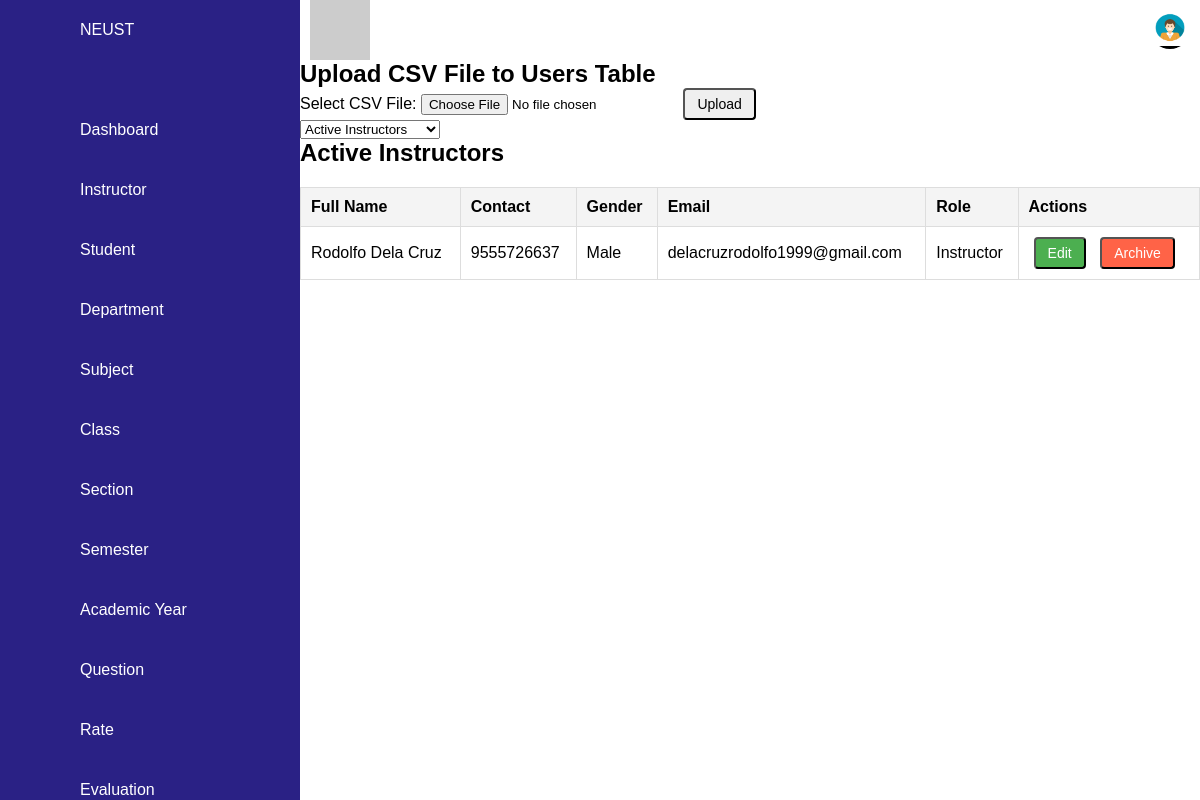
Page /instructor.php on the committed database.
### tables this page shows
CREATE TABLE `users` (
  `user_id` int(11) NOT NULL,
  `fname` varchar(100) NOT NULL,
  `mname` varchar(100) DEFAULT NULL,
  `lname` varchar(100) NOT NULL,
  `suffixname` varchar(20) DEFAULT NULL,
  `contact_no` varchar(20) NOT NULL,
  `houseno` int(20) NOT NULL,
  `street` varchar(100) NOT NULL,
  `barangay` varchar(100) NOT NULL,
  `city` varchar(100) NOT NULL,
  `province` varchar(100) NOT NULL,
  `postalcode` varchar(25) NOT NULL,
  `birthdate` date NOT NULL DEFAULT curdate(),
  `gender` enum('Female','Male') NOT NULL,
  `role` enum('Admin','Student','Instructor') NOT NULL,
  `email` varchar(100) NOT NULL,
  `password` varchar(100) DEFAULT NULL,
  `is_archived` tinyint(1) DEFAULT 0
);

### instructor.php (the view, shortened to what this page needs)
<?php
$servername = "localhost";
$username = "root";
$password = "";
$dbname = "cap";
$conn = new mysqli($servername, $username, $password, $dbname);
$filter = isset($_GET['status']) ? $_GET['status'] : 'active';
if ($filter == 'archived') {
    $sql = "SELECT * FROM users WHERE is_archived = 1 AND role = 'instructor'";
} else {
    $sql = "SELECT * FROM users WHERE is_archived = 0 AND role = 'instructor'";
}
$result = $conn->query($sql);
?>
<!DOCTYPE html>
<html lang="en">
<head>
    <link rel="stylesheet" href="style.css">
</head>
<body>
<div class="containerr">
    <div class="navigation">
        <ul>
            <li>
                <a href="index.php">
                    <span class="icon"><ion-icon name="school"></ion-icon></span>
                    <span class="title">NEUST</span>
                </a>
            </li>
            <li id="dashboard">
                <a href="dashboard.php"><span class="icon"><ion-icon name="home"></ion-icon></span><span class="title">Dashboard</span></a>
            </li>
            <li id="instructor">
                <a href="instructor.php"><span class="icon"><ion-icon name="person-add"></ion-icon></span><span class="title">Instructor</span></a>
            </li>
            <li id="student">
                <a href="student.php"><span class="icon"><ion-icon name="person-add"></ion-icon></span><span class="title">Student</span></a>
            </li>
            <li id="department">
                <a href="department.php"><span class="icon"><ion-icon name="desktop"></ion-icon></span><span class="title">Department</span></a>
            </li>
            <li id="subject">
                <a href="subject.php"><span class="icon"><ion-icon name="desktop"></ion-icon></span><span class="title">Subject</span></a>
            </li>
            <li id="class">
                <a href="class.php"><span class="icon"><ion-icon name="desktop"></ion-icon></span><span class="title">Class</span></a>
            </li>
            <li id="section">
                <a href="section.php"><span class="icon"><ion-icon name="desktop"></ion-icon></span><span class="title">Section</span></a>
            </li>
            <li id="semester">
                <a href="semester.php"><span class="icon"><ion-icon name="desktop"></ion-icon></span><span class="title">Semester</span></a>
            </li>
            <li id="academic">
                <a href="acad_year.php"><span class="icon"><ion-icon name="desktop"></ion-icon></span><span class="title">Academic Year</span></a>
            </li>
            <li id="question">
                <a href="question.php"><span class="icon"><ion-icon name="desktop"></ion-icon></span><span class="title">Question</span></a>
            </li>
            <li id="rate">
                <a href="rate.php"><span class="icon"><ion-icon name="desktop"></ion-icon></span><span class="title">Rate</span></a>
            </li>
            <li id="evaluation">
                <a href="evaluation.php"><span class="icon"><ion-icon name="desktop"></ion-icon></span><span class="title">Evaluation</span></a>
            </li>
        </ul>
    </div>
    <div class="main">
        <div class="topbar">
            <div class="toggle">
            </div>
            <div class="user">
                <div class="dropdown">
                    <button class="dropdown-btn">
                        <img src="/img/admin.jpg" alt="User Profile" class="profile-img">
                    </button>
                </div>
            </div>
        </div>
        <h2>Upload CSV File to Users Table</h2>
        <form action="" method="POST" enctype="multipart/form-data">
            <label for="csvFile">Select CSV File:</label>
            <input type="file" name="csvFile" id="csvFile" required>
            <button type="submit" name="submit" class="btn btn-primary">Upload</button>
        </form>
        <form method="GET">
            <select name="status" onchange="this.form.submit()">
                <option value="active" <?php echo ($filter == 'active') ? 'selected' : ''; ?>>Active Instructors</option>
            </select>
        </form>
        <h2><?php echo ucfirst($filter); ?> Instructors</h2>
        <div class="table-wrapper">
            <table class="table table-bordered">
                <thead>
                    <tr>
                        <th>Full Name</th>
                        <th>Contact</th>
                        <th>Gender</th>
                        <th>Email</th>
                        <th>Role</th>
                        <th>Actions</th>
                    </tr>
                </thead>
                <tbody>
                    <?php if ($result->num_rows > 0): ?>
                        <?php while($row = $result->fetch_assoc()): ?>
                            <tr>
                                <td><?php echo $row['fname'] . ' ' . $row['mname'] . ' ' . $row['lname']. ' ' . $row['suffixname']; ?></td>
                                <td><?php echo $row['contact_no']; ?></td>
                                <td><?php echo $row['gender']; ?></td>
                                <td><?php echo $row['email']; ?></td>
                                <td><?php echo $row['role']; ?></td>
                                <td>
                                    <?php if ($row['is_archived'] == 0): ?>
                                        <button class="btn btn-success edit-btn" onclick="openEditModal(<?php echo $row['user_id']; ?>, '<?php echo $row['fname']; ?>', '<?php echo $row['mname']; ?>', '<?php echo $row['lname']; ?>', '<?php echo $row['suffixname']; ?>',  '<?php echo $row['contact_no']; ?>', '<?php echo $row['houseno']; ?>', '<?php echo $row['street']; ?>', '<?php echo $row['barangay']; ?>', '<?php echo $row['city']; ?>', '<?php echo $row['province']; ?>', '<?php echo $row['postalcode']; ?>', '<?php echo $row['birthdate']; ?>', '<?php echo $row['gender']; ?>', '<?php echo $row['email']; ?>', '<?php echo $row['role']; ?>')">Edit</button>
                                        <a href="instructor.php?archive=true&user_id=<?php echo $row['user_id']; ?>">
                                            <button class="btn btn-danger archive-btn">Archive</button>
                                        </a>
                                    <?php elseif ($row['is_archived'] == 1): ?>
                                        <a href="instructor.php?restore=true&user_id=<?php echo $row['user_id']; ?>">
                                            <button class="btn btn-success edit-btn">Restore</button>
                                        </a>
                                    <?php endif; ?>
                                </td>
                            </tr>
                        <?php endwhile; ?>
                    <?php else: ?>
                        <tr><td colspan="6">No instructors found</td></tr>
                    <?php endif; ?>
                </tbody>
            </table>
        </div>
    </div>
</div>
</body>
</html>

### style.css (style rules this page uses)
* { font-family: "Ubuntu", sans-serif; margin: 0; padding: 0; box-sizing: border-box; }
:root { --blue: #2a2185; --white: #fff; --gray: #f5f5f5; --black1: #222; --black2: #999; --primary-blue: #003b5c; --secondary-yellow: #f8c51c; --accent-light-blue: #5b8c9b; --background-color: #f4f4f4; }
body { min-height: 100vh; overflow-x: hidden; }
.navigation { position: fixed; width: 300px; height: 100%; background: var(--blue); border-left: 10px solid var(--blue); transition: 0.5s; overflow: auto; }
.navigation ul { position: absolute; top: 0; left: 0; width: 100%; }
.navigation ul li { position: relative; width: 100%; list-style: none; border-top-left-radius: 30px; border-bottom-left-radius: 30px; }
.navigation ul li:nth-child(1) { margin-bottom: 40px; pointer-events: none; }
.navigation ul li a { position: relative; display: block; width: 100%; display: flex; text-decoration: none; color: var(--white); }
.navigation ul li a .icon { position: relative; display: block; min-width: 60px; height: 60px; line-height: 73px; text-align: center; }
.navigation ul li a .title { display: block; padding: 0 10px; height: 60px; line-height: 60px; text-align: start; white-space: nowrap; }
li#student > a { cursor: pointer; }
.main { position: absolute; width: calc(100% - 300px); left: 300px; min-height: 100vh; background: var(--white); transition: 0.5s; }
.topbar { width: 100%; height: 60px; display: flex; justify-content: space-between; align-items: center; padding: 0 10px; }
.toggle { position: relative; width: 60px; height: 60px; background: #ccc; display: flex; justify-content: center; align-items: center; font-size: 2.5rem; cursor: pointer; }
.dropdown-btn { background: none; border: none; cursor: pointer; padding: 0; display: block; z-index: 10; }
.profile-img { width: 40px; height: 40px; border-radius: 50%; }
.btn { text-decoration: none; padding: 6px 12px; margin: 0 5px; border-radius: 4px; font-size: 14px; display: inline-block; text-align: center; transition: all 0.3s ease; }
.edit-btn { background-color: #4CAF50; color: white; }
.archive-btn { background-color: #f44336; color: white; }
th, td { padding: 10px; text-align: left; }
th { background-color: #f4f4f4; }
td { border-bottom: 1px solid #ddd; }
table { width: 100%; margin-top: 20px; border-collapse: collapse; }
table, th, td { border: 1px solid #ddd; }
.archive-btn { background-color: #ff6347; color: white; }

### rows in the picture
users: fname "Rodolfo", lname "Dela Cruz", contact_no "9555726637", gender "Male", email "delacruzrodolfo1999@gmail.com", role "Instructor"

### other values in the picture
$filter "Active"
